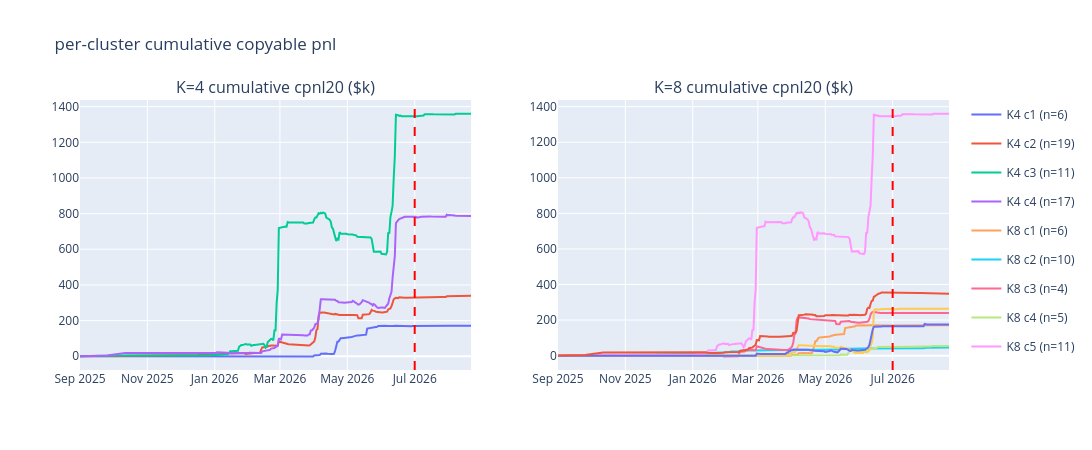
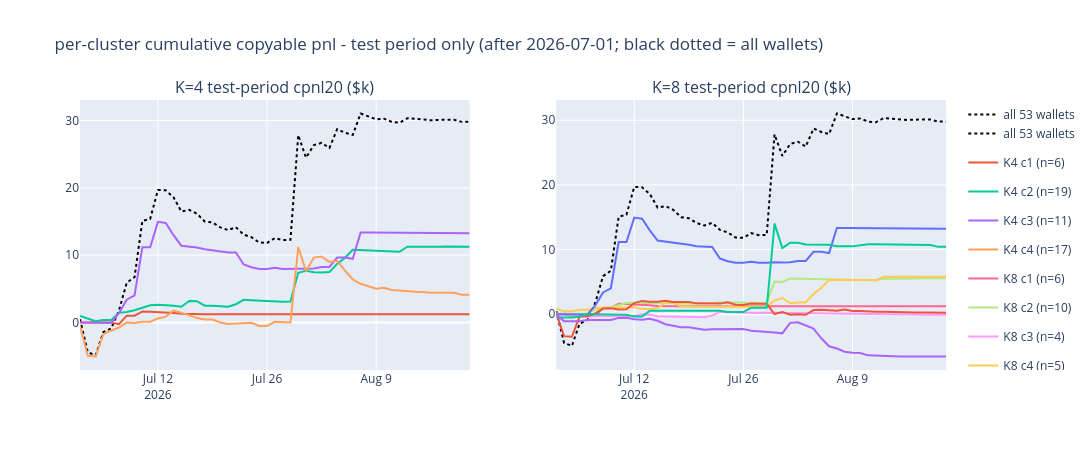

The code cell stored with these charts, in order, in its notebook:
### Markdown cell above
### Cluster composition and per-cluster performance

### Code cell
import plotly.graph_objects as go
from plotly.subplots import make_subplots

Xf_cl = daily_matrix(d[d['day'] >= TRAIN_START])
C_raw = np.nan_to_num(np.corrcoef(Xf_cl[Xf_cl.index <= TRAIN_END].T), nan=0.0)
np.fill_diagonal(C_raw, 1.0)

CLUSTER_MEMBERS = {}
fig = make_subplots(rows=1, cols=len(CLUSTER_KS),
                    subplot_titles=[f'K={k} cumulative cpnl20 ($k)' for k in CLUSTER_KS])
for col_i, K in enumerate(CLUSTER_KS):
    labels = fcluster(Z_full, K, criterion='maxclust')
    members = {c: [copyable_wallets[j] for j in range(n_cl) if labels[j] == c]
               for c in range(1, K + 1)}
    CLUSTER_MEMBERS[K] = members
    print(f'K={K} cluster summary:')
    rows = []
    for c in range(1, K + 1):
        idx_c = [j for j in range(n_cl) if labels[j] == c]
        off = ~np.eye(len(idx_c), dtype=bool)
        other = [j for j in range(n_cl) if labels[j] != c]
        rows.append({
            'cluster': c, 'n': len(idx_c),
            'train pnl': Xf_cl.loc[Xf_cl.index <= TRAIN_END, members[c]].values.sum(),
            'test pnl': Xf_cl.loc[Xf_cl.index > TRAIN_END, members[c]].values.sum(),
            'within corr': C_raw[np.ix_(idx_c, idx_c)][off].mean(),
            'between corr': C_raw[np.ix_(idx_c, other)].mean()})
    print(pd.DataFrame(rows).set_index('cluster').round(3).to_string(), '\n')
    for c in range(1, K + 1):
        s = Xf_cl[members[c]].sum(axis=1).cumsum() / 1000
        fig.add_trace(go.Scatter(x=s.index, y=s.values, mode='lines',
                                 name=f'K{K} c{c} (n={len(members[c])})',
                                 legendgroup=f'K{K}c{c}',
                                 showlegend=True), row=1, col=col_i + 1)
for ax_name in ['x', 'x2'][:len(CLUSTER_KS)]:
    fig.add_shape(type='line', x0=str(TRAIN_END.date()), x1=str(TRAIN_END.date()),
                  y0=0, y1=1, yref='paper', xref=ax_name,
                  line=dict(color='red', dash='dash'))
fig.update_layout(width=1200, height=450, title='per-cluster cumulative copyable pnl')
fig.show()

Xte_cl = Xf_cl[Xf_cl.index > TRAIN_END]
fig = make_subplots(rows=1, cols=len(CLUSTER_KS),
                    subplot_titles=[f'K={k} test-period cpnl20 ($k)' for k in CLUSTER_KS])
for col_i, K in enumerate(CLUSTER_KS):
    members = CLUSTER_MEMBERS[K]
    tot = Xte_cl.sum(axis=1).cumsum() / 1000
    fig.add_trace(go.Scatter(x=tot.index, y=tot.values, mode='lines',
                             name='all 53 wallets', line=dict(color='black', dash='dot'),
                             legendgroup='tot', showlegend=True),
                  row=1, col=col_i + 1)
    for c in range(1, K + 1):
        s = Xte_cl[members[c]].sum(axis=1).cumsum() / 1000
        fig.add_trace(go.Scatter(x=s.index, y=s.values, mode='lines',
                                 name=f'K{K} c{c} (n={len(members[c])})',
                                 legendgroup=f'K{K}c{c}',
                                 showlegend=True), row=1, col=col_i + 1)
fig.update_layout(width=1200, height=450,
                  title=f'per-cluster cumulative copyable pnl - test period only '
                        f'(after {TRAIN_END.date()}; black dotted = all wallets)')
fig.show()

print('test-period totals per cluster ($):')
for K in CLUSTER_KS:
    print(f'K={K}: ' + '  '.join(
        f"c{c}={Xte_cl[CLUSTER_MEMBERS[K][c]].values.sum():+,.0f}" for c in range(1, K + 1)))
